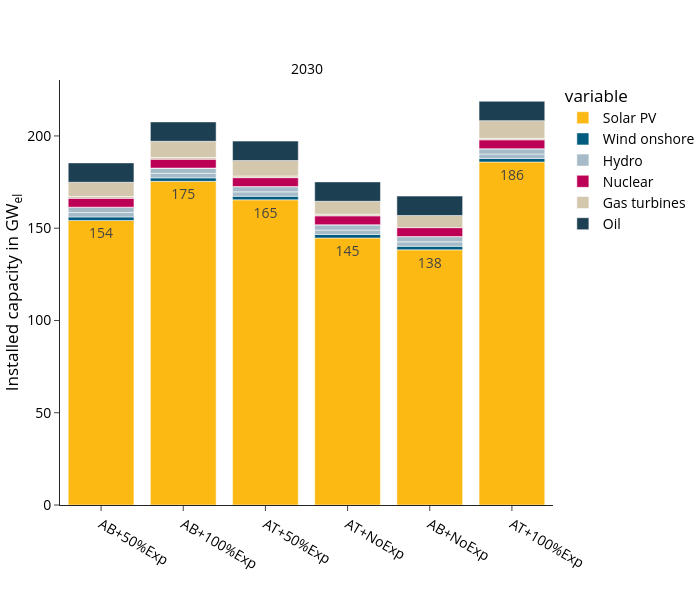

Here is the notebook cell this chart was saved with:
### Code cell
fig_name = "electricity_installed_capacity_GW"
fig = px.bar(
    df, 
    **fig_kwargs,
    #barmode="stack",
    color_discrete_map=colors["electricity"],
    category_orders={
        "variable":list(colors["electricity"].keys()),
        "scen": scen_order
        },
    #facet_col_spacing=0.1,
    #range_y=(0,supply_sum_df.max().value*1.1),
    labels={"value":"Installed capacity in GW<sub>el</sub>","year":"",
            #"variable":"",
            "scen":""},
)
update_layout(fig)

print("Totals per scenario and year:", supply_sum_df)
fig.show()
#save_plotly_fig(df, fig, fig, sdir, f"{idx_group_name}_{fig_name}")

### Figure 1 — Plotly figure (JSON) as saved in the notebook; plotly's stock layout.template omitted (floating-point values rounded to 4 significant figures)
{"data": [{"hovertemplate": "variable=Solar PV<br>=%{x}<br>Installed capacity in GW<sub>el</sub>=%{text}<extra></extra>", "legendgroup": "Solar PV", "marker": {"color": "#fdb913", "pattern": {"shape": ""}}, "name": "Solar PV", "orientation": "v", "showlegend": true, "text": [175.4, 154.2, 138.3, 185.9, 165.4, 144.7], "textangle": 0, "textposition": "inside", "texttemplate": "%{y:.0f}", "type": "bar", "x": ["AB+100%Exp", "AB+50%Exp", "AB+NoExp", "AT+100%Exp", "AT+50%Exp", "AT+NoExp"], "xaxis": "x", "y": [175.4, 154.2, 138.3, 185.9, 165.4, 144.7], "yaxis": "y"}, {"hovertemplate": "variable=Wind onshore<br>=%{x}<br>Installed capacity in GW<sub>el</sub>=%{text}<extra></extra>", "legendgroup": "Wind onshore", "marker": {"color": "#005b7f", "pattern": {"shape": ""}}, "name": "Wind onshore", "orientation": "v", "showlegend": true, "text": [1.9, 1.9, 1.9, 1.9, 1.9, 1.9], "textangle": 0, "textposition": "inside", "texttemplate": "%{y:.0f}", "type": "bar", "x": ["AB+100%Exp", "AB+50%Exp", "AB+NoExp", "AT+100%Exp", "AT+50%Exp", "AT+NoExp"], "xaxis": "x", "y": [1.9, 1.9, 1.9, 1.9, 1.9, 1.9], "yaxis": "y"}, {"hovertemplate": "variable=Hydro<br>=%{x}<br>Installed capacity in GW<sub>el</sub>=%{text}<extra></extra>", "legendgroup": "Hydro", "marker": {"color": "#a6bbc8", "pattern": {"shape": ""}}, "name": "Hydro", "orientation": "v", "showlegend": true, "text": [2.4, 2.8, 0.1, 2.4, 2.8, 0.1, 2.4, 2.8, 0.1, 2.4, 2.8, 0.1, 2.4, 2.8, 0.1, 2.4, 2.8, 0.1], "textangle": 0, "textposition": "inside", "texttemplate": "%{y:.0f}", "type": "bar", "x": ["AB+100%Exp", "AB+100%Exp", "AB+100%Exp", "AB+50%Exp", "AB+50%Exp", "AB+50%Exp", "AB+NoExp", "AB+NoExp", "AB+NoExp", "AT+100%Exp", "AT+100%Exp", "AT+100%Exp", "AT+50%Exp", "AT+50%Exp", "AT+50%Exp", "AT+NoExp", "AT+NoExp", "AT+NoExp"], "xaxis": "x", "y": [2.4, 2.8, 0.1, 2.4, 2.8, 0.1, 2.4, 2.8, 0.1, 2.4, 2.8, 0.1, 2.4, 2.8, 0.1, 2.4, 2.8, 0.1], "yaxis": "y"}, {"hovertemplate": "variable=Nuclear<br>=%{x}<br>Installed capacity in GW<sub>el</sub>=%{text}<extra></extra>", "legendgroup": "Nuclear", "marker": {"color": "#bb0056", "pattern": {"shape": ""}}, "name": "Nuclear", "orientation": "v", "showlegend": true, "text": [4.8, 4.8, 4.8, 4.8, 4.8, 4.8], "textangle": 0, "textposition": "inside", "texttemplate": "%{y:.0f}", "type": "bar", "x": ["AB+100%Exp", "AB+50%Exp", "AB+NoExp", "AT+100%Exp", "AT+50%Exp", "AT+NoExp"], "xaxis": "x", "y": [4.8, 4.8, 4.8, 4.8, 4.8, 4.8], "yaxis": "y"}, {"hovertemplate": "variable=Gas turbines<br>=%{x}<br>Installed capacity in GW<sub>el</sub>=%{text}<extra></extra>", "legendgroup": "Gas turbines", "marker": {"color": "#d3c7ae", "pattern": {"shape": ""}}, "name": "Gas turbines", "orientation": "v", "showlegend": true, "text": [0.9, 8.8, 1.0, 7.7, 6.6, 0.8, 9.6, 0.9, 8.4, 0.9, 7.0], "textangle": 0, "textposition": "inside", "texttemplate": "%{y:.0f}", "type": "bar", "x": ["AB+100%Exp", "AB+100%Exp", "AB+50%Exp", "AB+50%Exp", "AB+NoExp", "AT+100%Exp", "AT+100%Exp", "AT+50%Exp", "AT+50%Exp", "AT+NoExp", "AT+NoExp"], "xaxis": "x", "y": [0.9, 8.8, 1.0, 7.7, 6.6, 0.8, 9.6, 0.9, 8.4, 0.9, 7.0], "yaxis": "y"}, {"hovertemplate": "variable=Oil<br>=%{x}<br>Installed capacity in GW<sub>el</sub>=%{text}<extra></extra>", "legendgroup": "Oil", "marker": {"color": "#1c3f52", "pattern": {"shape": ""}}, "name": "Oil", "orientation": "v", "showlegend": true, "text": [10.5, 10.5, 10.5, 10.5, 10.5, 10.5], "textangle": 0, "textposition": "inside", "texttemplate": "%{y:.0f}", "type": "bar", "x": ["AB+100%Exp", "AB+50%Exp", "AB+NoExp", "AT+100%Exp", "AT+50%Exp", "AT+NoExp"], "xaxis": "x", "y": [10.5, 10.5, 10.5, 10.5, 10.5, 10.5], "yaxis": "y"}], "layout": {"annotations": [{"font": {}, "showarrow": false, "text": "2030", "x": 0.5, "xanchor": "center", "xref": "paper", "y": 1, "yanchor": "bottom", "yref": "paper"}], "barmode": "relative", "height": 600, "legend": {"title": {"text": "variable"}, "tracegroupgap": 0}, "width": 700, "xaxis": {"anchor": "y", "categoryarray": ["AB+50%Exp", "AB+100%Exp", "AT+50%Exp", "AT+NoExp"], "categoryorder": "array", "domain": [0, 1], "title": {"text": ""}}, "yaxis": {"anchor": "x", "domain": [0, 1], "title": {"text": "Installed capacity in GW<sub>el</sub>"}}}}
